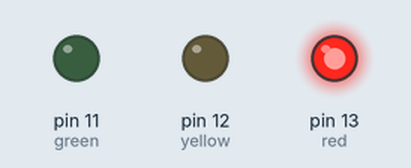
This sketch was run on a simulated Arduino Uno, built with avr-gcc and run on an emulated ATmega328P. On the bench: output pins drawn as LEDs (lit = HIGH).

Above: at 2.5 s.
At 5.5 s:
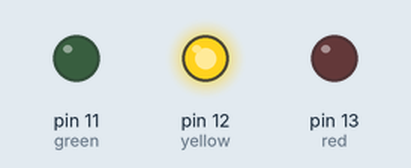
At 8.0 s:
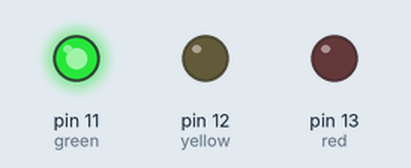
Timing chart, 0 to 13.0 s (numbered marks = the images above):
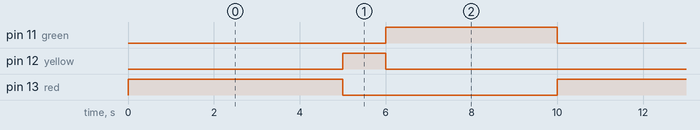

The sketch:

traffic_signal.ino
```cpp
int red=13;
int yellow=12;
int green=11;
void setup() {
  // put your setup code here, to run once:
  pinMode(red,OUTPUT);
  pinMode(yellow,OUTPUT);
  pinMode(green,OUTPUT);
}

void loop() {
  // put your main code here, to run repeatedly:
  digitalWrite(red,HIGH);
  digitalWrite(yellow,LOW);
  digitalWrite(green,LOW);
  delay(5000);
  digitalWrite(red,LOW);
  digitalWrite(green,LOW);
  digitalWrite(yellow,HIGH);
  delay(1000);
  digitalWrite(red,LOW);
  digitalWrite(green,HIGH);
  digitalWrite(yellow,LOW);
  delay(4000);


}
```

Measured:
- by itself, pin 11 (green): alternates HIGH for 4.0 s and LOW for 6.0 s
- by itself, pin 12 (yellow): alternates HIGH for 1.0 s and LOW for 9.0 s
- by itself, pin 13 (red): alternates HIGH for 5.0 s and LOW for 5.0 s
